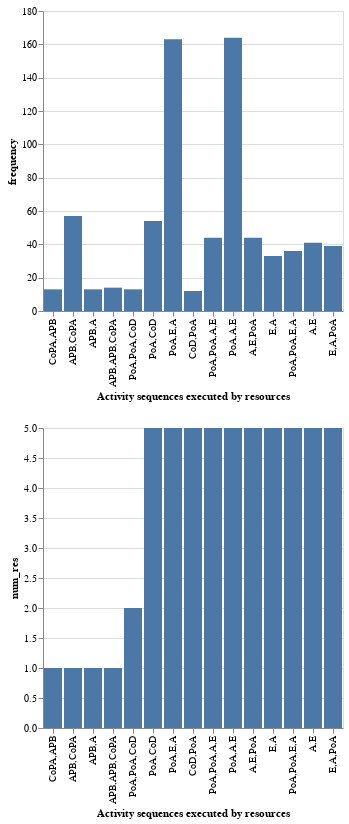

This figure's notebook cell:
### Code cell
alt.vconcat(
    alt.Chart(seq_stats).mark_bar().encode(
        x=alt.X('seq:N').sort(
            alt.EncodingSortField('num_res', order='ascending')
        ).title('Activity sequences executed by resources'),
        y=alt.Y('frequency:Q')
    ),
    alt.Chart(seq_stats).mark_bar().encode(
        x=alt.X('seq:N').sort(
            alt.EncodingSortField('num_res', order='ascending')
        ).title('Activity sequences executed by resources'),
        y=alt.Y('num_res:Q'),
        tooltip=['seq', 'num_res', 'res']
    ),
)

### Figure 1 — Vega-Lite specification as saved in the notebook (floating-point values rounded to 4 significant figures)
{"config": {"view": {"continuousWidth": 300, "continuousHeight": 300}}, "vconcat": [{"mark": {"type": "bar"}, "encoding": {"x": {"field": "seq", "sort": {"field": "num_res", "order": "ascending"}, "title": "Activity sequences executed by resources", "type": "nominal"}, "y": {"field": "frequency", "type": "quantitative"}}}, {"mark": {"type": "bar"}, "encoding": {"tooltip": [{"field": "seq", "type": "nominal"}, {"field": "num_res", "type": "quantitative"}, {"field": "res", "type": "nominal"}], "x": {"field": "seq", "sort": {"field": "num_res", "order": "ascending"}, "title": "Activity sequences executed by resources", "type": "nominal"}, "y": {"field": "num_res", "type": "quantitative"}}}], "data": {"name": "data-7ab158574a2fc120484281fd0f87e85c"}, "$schema": "https://vega.github.io/schema/vega-lite/v5.16.3.json", "datasets": {"data-7ab158574a2fc120484281fd0f87e85c": [{"seq": "PoA,CoD", "length": 2, "frequency": 54, "res": ["010-23-11", "010-23-06", "010-23-13", "010-23-02", "010-23-07"], "num_res": 5, "num_cases": 54}, {"seq": "PoA,E,A", "length": 3, "frequency": 163, "res": ["010-23-11", "010-23-06", "010-23-13", "010-23-02", "010-23-07"], "num_res": 5, "num_cases": 163}, {"seq": "CoD,PoA", "length": 2, "frequency": 12, "res": ["010-23-11", "010-23-06", "010-23-13", "010-23-02", "010-23-07"], "num_res": 5, "num_cases": 12}, {"seq": "PoA,PoA,A,E", "length": 4, "frequency": 44, "res": ["010-23-11", "010-23-06", "010-23-13", "010-23-02", "010-23-07"], "num_res": 5, "num_cases": 44}, {"seq": "PoA,A,E", "length": 3, "frequency": 164, "res": ["010-23-11", "010-23-06", "010-23-13", "010-23-02", "010-23-07"], "num_res": 5, "num_cases": 164}, {"seq": "A,E,PoA", "length": 3, "frequency": 44, "res": ["010-23-11", "010-23-06", "010-23-13", "010-23-02", "010-23-07"], "num_res": 5, "num_cases": 44}, {"seq": "PoA,PoA,CoD", "length": 3, "frequency": 13, "res": ["010-23-06", "010-23-02"], "num_res": 2, "num_cases": 13}, {"seq": "E,A", "length": 2, "frequency": 33, "res": ["010-23-11", "010-23-06", "010-23-13", "010-23-02", "010-23-07"], "num_res": 5, "num_cases": 33}, {"seq": "PoA,PoA,E,A", "length": 4, "frequency": 36, "res": ["010-23-11", "010-23-06", "010-23-13", "010-23-02", "010-23-07"], "num_res": 5, "num_cases": 36}, {"seq": "A,E", "length": 2, "frequency": 41, "res": ["010-23-11", "010-23-06", "010-23-13", "010-23-02", "010-23-07"], "num_res": 5, "num_cases": 41}, {"seq": "E,A,PoA", "length": 3, "frequency": 39, "res": ["010-23-11", "010-23-06", "010-23-13", "010-23-02", "010-23-07"], "num_res": 5, "num_cases": 39}, {"seq": "CoPA,APB", "length": 2, "frequency": 13, "res": ["010-23-13"], "num_res": 1, "num_cases": 13}, {"seq": "APB,CoPA", "length": 2, "frequency": 57, "res": ["010-23-13"], "num_res": 1, "num_cases": 57}, {"seq": "APB,A", "length": 2, "frequency": 13, "res": ["010-23-13"], "num_res": 1, "num_cases": 13}, {"seq": "APB,APB,CoPA", "length": 3, "frequency": 14, "res": ["010-23-13"], "num_res": 1, "num_cases": 14}]}}
